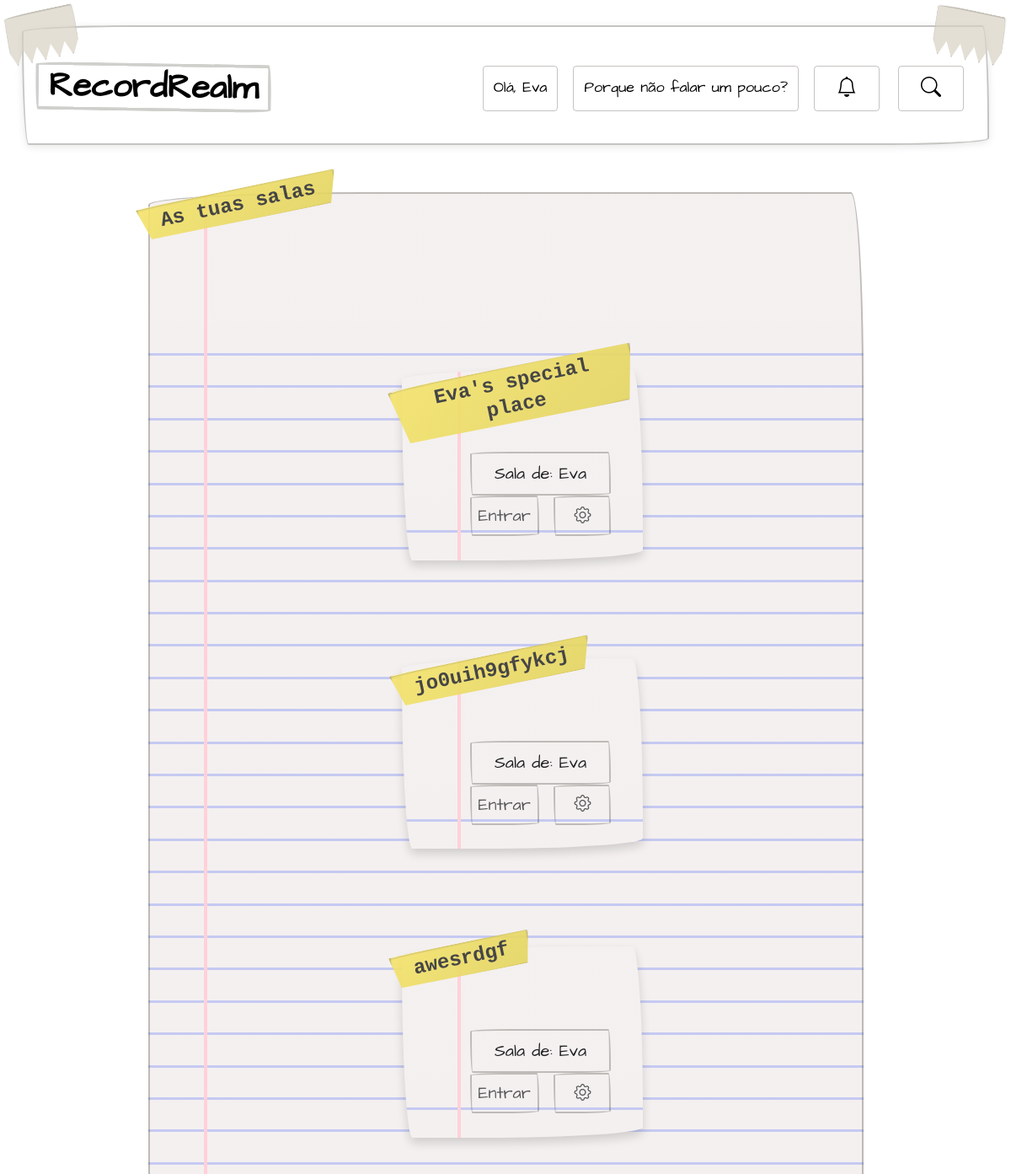
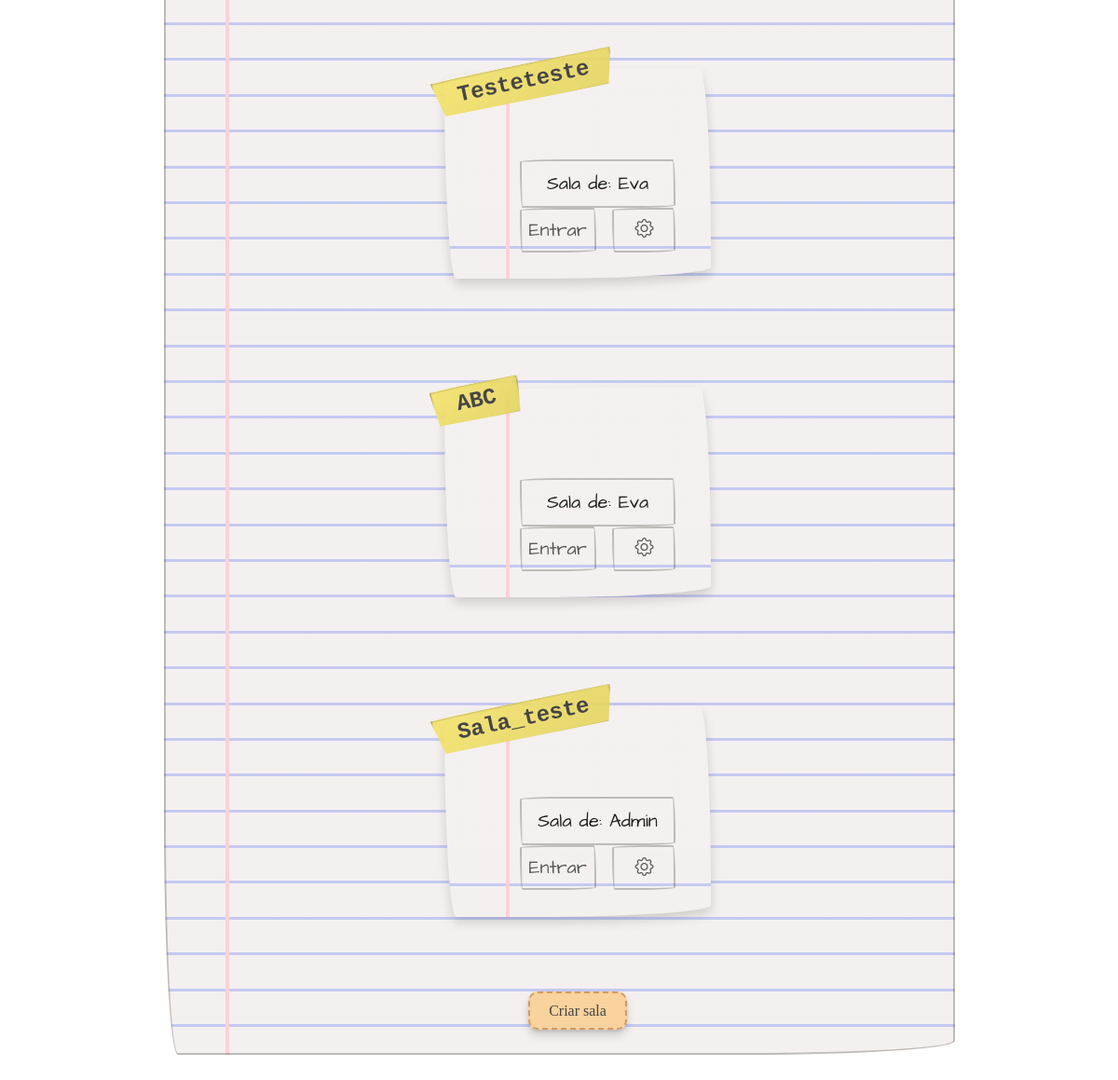
Screenshot of /rooms/ (signed in) with the database file from the repository (2 pictures, top to bottom).
### room/models.py (models this page shows, shortened)
class Room(models.Model):
    nome = models.CharField(max_length=23)
    slug = models.SlugField(unique=True, blank=True)
    dono = models.ForeignKey(
        settings.AUTH_USER_MODEL,
        related_name='owned_rooms',
        on_delete=models.CASCADE
    )
    membros = models.ManyToManyField(
        settings.AUTH_USER_MODEL,
        related_name='rooms',
        blank=True
    )
    privado_def = models.BooleanField(default=True)

### room/views.py (the view)
# urls.py: path('rooms/', include('room.urls')),
@login_required
def rooms(request):
    rooms = Room.objects.filter(
        Q(dono=request.user) | Q(membros=request.user)
    ).distinct()
    pending_count = Invitation.objects.filter(
        invited_user=request.user,
        accepted=None,
        viewed=False
    ).count()
    return render(request, 'room/rooms.html', {
        'rooms': rooms,
        'pending_invite_count': pending_count,
    })

### room/templates/room/rooms.html
{% extends 'core/base.html' %}
{% block content %}
<div style="border-color:transparent; display: flex; justify-content: center; align-items: center; flex-direction: column;">
  <div class="paper-chat" style="width: 75%;">
    <h2 class="fita" style="text-align: center;">As tuas salas</h2>
    {% for room in rooms %}
      <div class="paper-stack" style="display: flex; justify-content: center; position: relative;">
        <div class="salas-mostrar paper-chat" style="text-align: center;">
          <h2 class="fita">{{ room.nome }}</h2>
          <p>Sala de: {{ room.dono.username }}</p>
          <a href="{% url 'room_detail' room.slug %}">Entrar</a>
          <a href="{% url 'chatroom_def' room.slug %}">
            <i style="border-color: transparent; cursor: pointer;" class="bi bi-gear"></i>
          </a>
        </div>
      </div>
    {% empty %}
      <p style="text-align: center;">Ainda não estás em nenhuma sala. Cria uma!</p>
    {% endfor %}
    <div style="text-align: center; margin-top: 20px; border-color: transparent;">
      <a href="{% url 'create_room' %}" class="btn-papel">Criar sala</a>
    </div>
  </div>
</div>
{% endblock %}

### core/templates/core/base.html (shortened to what this page needs)
{% load static %}
<!DOCTYPE html>
<html>
  <head>
    <link href="https://cdn.jsdelivr.net/npm/bootstrap-icons/font/bootstrap-icons.css" rel="stylesheet">
    <link href="https://cdn.jsdelivr.net/npm/bootstrap@5.3.3/dist/css/bootstrap.min.css" rel="stylesheet">
    <link rel="stylesheet" href="{% static 'css/style.css' %}">
  </head>
  <body>
    <link href="https://cdn.jsdelivr.net/npm/bootstrap-icons/font/bootstrap-icons.css" rel="stylesheet">
    <nav id="tape-wrapper">
      <div class="tape-corner left"></div>
      <div class="tape-corner right"></div>
      <div class="header">
        <a href="/" class="logo">RecordRealm</a>
        <div class="header-right">
          {% if request.user.is_authenticated %}
            {% if request.user.is_staff or request.user.is_superuser %}
              <div style = "border-color: transparent;"  class="dropdown d-inline-block">
                <a href="#" class="dropdown-toggle" id="adminDropdown" data-bs-toggle="dropdown" aria-expanded="false">
                  Olá, {{ user.username }}
                </a>
                <ul class="dropdown-menu" aria-labelledby="adminDropdown">
                  <li><a class="dropdown-item" href="/perfil/"><i class="bi bi-person"></i>Perfil</a></li>
                  <li><a class="dropdown-item" href="/admin/"><i class="bi bi-gear"></i>Administração</a></li>
                  <li><a class="dropdown-item" href="/admin/auth/user/"><i class="bi bi-people"></i>Utilizadores</a></li>
                  <li><a class="dropdown-item" href="/rooms/"><i class="bi bi-chat-left-text"></i>Chatrooms</a></li>
                </ul>
              </div>
            {% else %}
              <a href="/perfil/">Olá, {{ user.username }}</a>
              <a href="/rooms/">Porque não falar um pouco?</a>
            {% endif %}
            <a href="{% url 'convite_pendente' %}" class="position-relative me-2" title="Convites Pendentes">
              <i style = "border-color: transparent;" class="bi bi-bell fs-4"></i>
            </a>
          {% else %}
            <a href="/login/">Log in</a>
            <a href="/signup/">Criar Conta</a>
          {% endif %}
          <a href="#" id="search-toggle" title="Pesquisar">
            <i style = "border-color: transparent;"class="bi bi-search fs-4"></i>
          </a>
        </div>
      </div>
    </nav>
{% block content %}
{% endblock %}
</body>
</html>

### core/templates/core/base.html (style rules this page uses)
a { margin: 0 10px; color: #555; text-decoration: none; position: relative; }

### rows the page displays
Room: nome "Eva's special place", dono.username "Eva"
Room: nome "jo0uih9gfykcj", dono.username "Eva"
Room: nome "awesrdgf", dono.username "Eva"
Room: nome "Testeteste", dono.username "Eva"
Room: nome "ABC", dono.username "Eva"
Room: nome "Sala_teste", dono.username "Admin"

### other values shown
{{ user.username }} "Eva"
